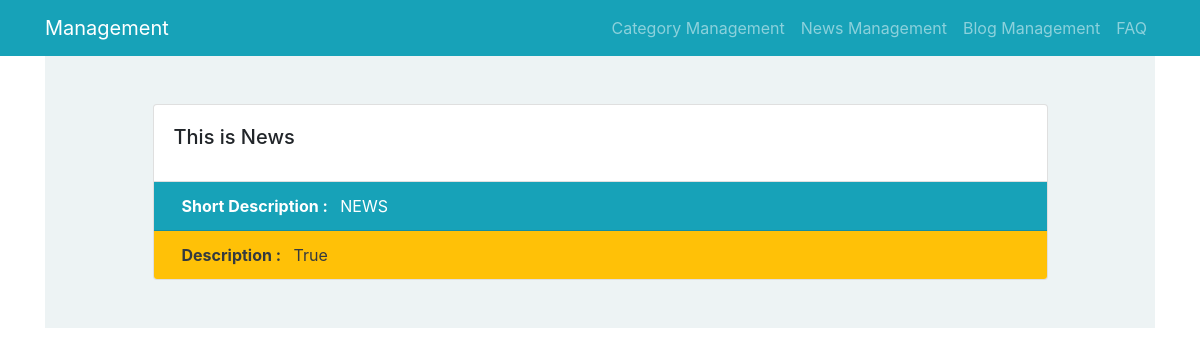
Screenshot of /category_management/1 with the database file from the repository.
### category_management/models.py (models this page shows, shortened)
class Category(models.Model):
    class Meta:
        db_table = 'category'
    id = models.AutoField(primary_key=True)
    name = models.CharField(max_length=150)
    type = models.CharField(max_length=300, choices = CHOICES)
    published = models.BooleanField(max_length=300, choices = published_options)

### category_management/views.py (the view)
# urls.py: path("<int:pk>", CategoryDetailedView.as_view(), name="category_detail_view"),
class CategoryDetailedView(DetailView):
    model = Category
    template_name = 'category_management/detail_view.html'
    context_object_name = 'category_detail'

### templates/category_management/detail_view.html (shortened to what this page needs)
{% extends 'base.html' %}
{% block content %}
<div class="container pt-5 pb-5" style="background: rgba(205, 222, 226, 0.37); ">
  <div class="row justify-content-md-center">
    <div class="col-md-10 d-flex justify-content-md-start">
      <div class="card w-100">
        <div class="card-body">
          <h5 class="card-title">{{category_detail.name}}</h5>
        </div>
        <ul class="list-group list-group-flush">
          <li class="list-group-item bg-info text-white"><b class=" p-2">Short Description :</b> {{category_detail.type}}</li>
          <li class="list-group-item bg-warning text-dark"><b class=" p-2">Description :</b> {{category_detail.published}}</li>
        </ul>
      </div>
    </div>
  </div>
</div>
{% endblock %}

### rows the page displays
Category: name "This is News", type "NEWS", published "True"
